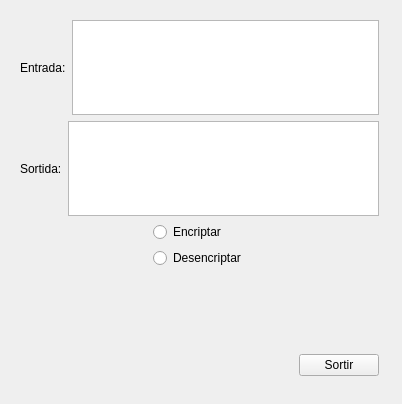
<?xml version="1.0" encoding="UTF-8"?>
<ui version="4.0">
 <class>Widget</class>
 <widget class="QWidget" name="Widget">
  <property name="geometry">
   <rect>
    <x>0</x>
    <y>0</y>
    <width>402</width>
    <height>404</height>
   </rect>
  </property>
  <property name="windowTitle">
   <string>Widget</string>
  </property>
  <widget class="QWidget" name="verticalLayoutWidget">
   <property name="geometry">
    <rect>
     <x>9</x>
     <y>9</y>
     <width>381</width>
     <height>378</height>
    </rect>
   </property>
   <layout class="QVBoxLayout" name="verticalLayout">
    <item>
     <layout class="QHBoxLayout" name="horizontalLayout_5">
      <item>
       <widget class="QLabel" name="label">
        <property name="text">
         <string>Entrada:</string>
        </property>
       </widget>
      </item>
      <item>
       <widget class="mytext" name="textEdit_2"/>
      </item>
     </layout>
    </item>
    <item>
     <layout class="QHBoxLayout" name="horizontalLayout_4">
      <item>
       <widget class="QLabel" name="label_2">
        <property name="text">
         <string>Sortida:</string>
        </property>
       </widget>
      </item>
      <item>
       <widget class="mytext" name="ncript"/>
      </item>
     </layout>
    </item>
    <item>
     <layout class="QHBoxLayout" name="horizontalLayout_3">
      <item>
       <spacer name="horizontalSpacer_5">
        <property name="orientation">
         <enum>Qt::Horizontal</enum>
        </property>
        <property name="sizeHint" stdset="0">
         <size>
          <width>40</width>
          <height>20</height>
         </size>
        </property>
       </spacer>
      </item>
      <item>
       <layout class="QVBoxLayout" name="verticalLayout_3">
        <item>
         <widget class="QRadioButton" name="radioButton_2">
          <property name="text">
           <string>Encriptar</string>
          </property>
         </widget>
        </item>
        <item>
         <widget class="QRadioButton" name="radioButton">
          <property name="text">
           <string>Desencriptar</string>
          </property>
         </widget>
        </item>
       </layout>
      </item>
      <item>
       <spacer name="horizontalSpacer_4">
        <property name="orientation">
         <enum>Qt::Horizontal</enum>
        </property>
        <property name="sizeHint" stdset="0">
         <size>
          <width>40</width>
          <height>20</height>
         </size>
        </property>
       </spacer>
      </item>
     </layout>
    </item>
    <item>
     <layout class="QVBoxLayout" name="verticalLayout_2">
      <item>
       <spacer name="verticalSpacer_3">
        <property name="orientation">
         <enum>Qt::Vertical</enum>
        </property>
        <property name="sizeType">
         <enum>QSizePolicy::Fixed</enum>
        </property>
        <property name="sizeHint" stdset="0">
         <size>
          <width>20</width>
          <height>40</height>
         </size>
        </property>
       </spacer>
      </item>
      <item>
       <spacer name="verticalSpacer_2">
        <property name="orientation">
         <enum>Qt::Vertical</enum>
        </property>
        <property name="sizeType">
         <enum>QSizePolicy::Fixed</enum>
        </property>
        <property name="sizeHint" stdset="0">
         <size>
          <width>20</width>
          <height>40</height>
         </size>
        </property>
       </spacer>
      </item>
     </layout>
    </item>
    <item>
     <layout class="QHBoxLayout" name="horizontalLayout_2">
      <item>
       <spacer name="horizontalSpacer">
        <property name="orientation">
         <enum>Qt::Horizontal</enum>
        </property>
        <property name="sizeHint" stdset="0">
         <size>
          <width>40</width>
          <height>20</height>
         </size>
        </property>
       </spacer>
      </item>
      <item>
       <widget class="QPushButton" name="pushButton">
        <property name="text">
         <string>Sortir</string>
        </property>
       </widget>
      </item>
     </layout>
    </item>
   </layout>
  </widget>
 </widget>
 <layoutdefault spacing="6" margin="11"/>
 <customwidgets>
  <customwidget>
   <class>mytext</class>
   <extends>QTextEdit</extends>
   <header>mytext.h</header>
   <slots>
    <signal>canvi(QString)</signal>
    <slot>encript(QString)</slot>
    <slot>encript()</slot>
   </slots>
  </customwidget>
 </customwidgets>
 <resources/>
 <connections>
  <connection>
   <sender>textEdit_2</sender>
   <signal>canvi(QString)</signal>
   <receiver>ncript</receiver>
   <slot>encript(QString)</slot>
   <hints>
    <hint type="sourcelabel">
     <x>267</x>
     <y>89</y>
    </hint>
    <hint type="destinationlabel">
     <x>269</x>
     <y>201</y>
    </hint>
   </hints>
  </connection>
  <connection>
   <sender>pushButton</sender>
   <signal>clicked()</signal>
   <receiver>Widget</receiver>
   <slot>close()</slot>
   <hints>
    <hint type="sourcelabel">
     <x>363</x>
     <y>372</y>
    </hint>
    <hint type="destinationlabel">
     <x>402</x>
     <y>402</y>
    </hint>
   </hints>
  </connection>
 </connections>
</ui>
